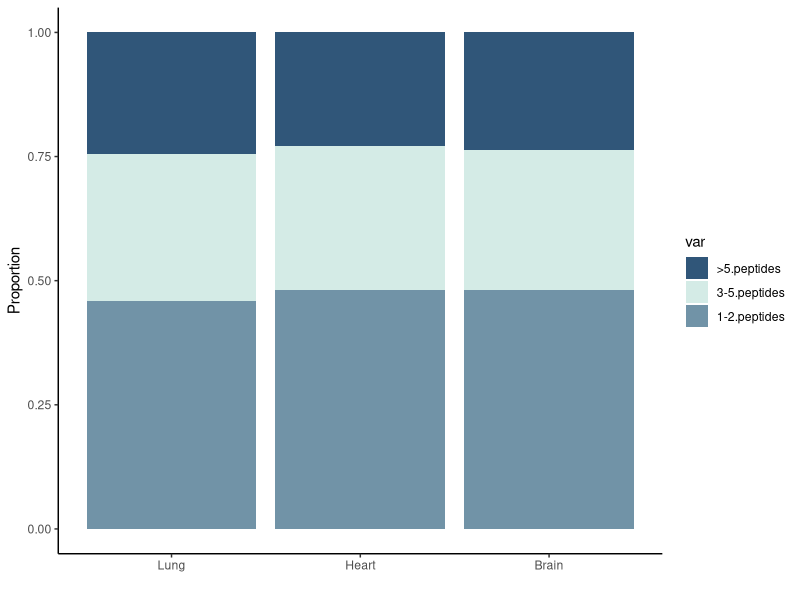

Here is the R script that generated this plot:
library(ggplot2)
library(dplyr)
library(openxlsx)
library(reshape2)

df = read.xlsx('Peptide_per_protein.xlsx')

df_sub = df[df$Oxygen == 'Total',c(1,3:6)]
df_sub$`1-2.peptides` = df_sub$`1-2.peptides`/df_sub$Sum
df_sub$`3-5.peptides` = df_sub$`3-5.peptides`/df_sub$Sum
df_sub$`>5.peptides` = df_sub$`>5.peptides`/df_sub$Sum
df_sub = df_sub[,1:4]

df_s = melt(df_sub, id.var = c('Tissue'),
            variable.name = 'var')
df_s$var = factor(df_s$var, levels = c('>5.peptides',
                                       '3-5.peptides',
                                       '1-2.peptides'))
df_s$Tissue = factor(df_s$Tissue,levels=c('Lung','Heart','Brain'))

pdf('Peptide_per_protein.pdf',width = 4,height = 3.6)
ggplot(data = df_s, mapping = aes(x = Tissue, y = value, fill = var)) +
  geom_bar(position = 'stack',stat='identity') +
  scale_fill_manual(values=c('#305679','#d4ebe6',"#7193a7")) +
  ylab('Proportion')+
  xlab('') + 
  theme_classic()
dev.off()
